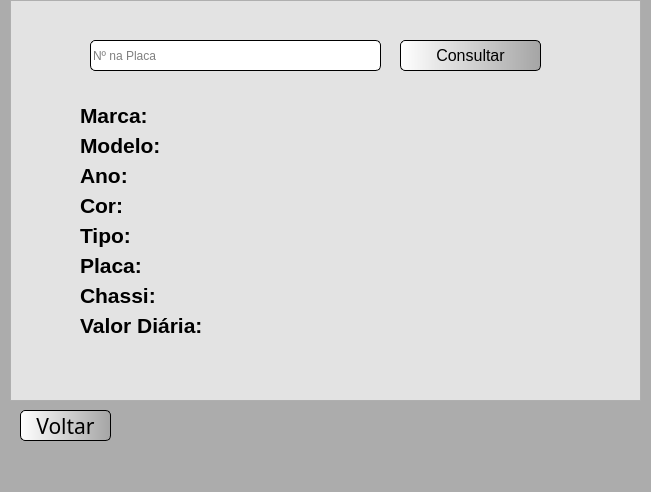
<?xml version="1.0" encoding="UTF-8"?>
<ui version="4.0">
 <class>MainWindow</class>
 <widget class="QMainWindow" name="MainWindow">
  <property name="geometry">
   <rect>
    <x>0</x>
    <y>0</y>
    <width>651</width>
    <height>492</height>
   </rect>
  </property>
  <property name="windowTitle">
   <string>MainWindow</string>
  </property>
  <property name="styleSheet">
   <string notr="true">background-color: rgb(172, 172, 172);</string>
  </property>
  <widget class="QWidget" name="centralwidget">
   <widget class="QLabel" name="logoLoCarPequeno">
    <property name="geometry">
     <rect>
      <x>560</x>
      <y>0</y>
      <width>71</width>
      <height>51</height>
     </rect>
    </property>
    <property name="styleSheet">
     <string notr="true">background-color: rgb(172, 172, 172);</string>
    </property>
    <property name="text">
     <string/>
    </property>
    <property name="pixmap">
     <pixmap>../../AppData/PycharmProjects/LoCar/imagens/808107201585380077-64.png</pixmap>
    </property>
   </widget>
   <widget class="QPushButton" name="btVoltar">
    <property name="geometry">
     <rect>
      <x>20</x>
      <y>410</y>
      <width>91</width>
      <height>31</height>
     </rect>
    </property>
    <property name="font">
     <font>
      <family>Dubai</family>
      <pointsize>16</pointsize>
     </font>
    </property>
    <property name="cursor">
     <cursorShape>PointingHandCursor</cursorShape>
    </property>
    <property name="styleSheet">
     <string notr="true">QPushButton{
background-color: qlineargradient(spread:pad, x1:0, y1:0, x2:1, y2:0, stop:0 rgba(255, 255, 255, 255), stop:1 rgba(165, 165, 165, 255));
border-radius: 5px;
border-style: outset;
border-width: 1px;
border-color: black;

}

QPushButton:hover{
background-color: qlineargradient(spread:pad, x1:0, y1:0, x2:1, y2:0, stop:0 rgba(255, 248, 0, 255), stop:1 rgba(255, 134, 73, 255));
}

</string>
    </property>
    <property name="text">
     <string>Voltar</string>
    </property>
   </widget>
   <widget class="QFrame" name="frameConVeiculo">
    <property name="geometry">
     <rect>
      <x>10</x>
      <y>0</y>
      <width>631</width>
      <height>401</height>
     </rect>
    </property>
    <property name="styleSheet">
     <string notr="true">background-color: rgb(227, 227, 227);
</string>
    </property>
    <property name="frameShape">
     <enum>QFrame::StyledPanel</enum>
    </property>
    <property name="frameShadow">
     <enum>QFrame::Raised</enum>
    </property>
    <widget class="QLabel" name="labelNomeFunc">
     <property name="geometry">
      <rect>
       <x>160</x>
       <y>90</y>
       <width>371</width>
       <height>31</height>
      </rect>
     </property>
     <property name="font">
      <font>
       <pointsize>16</pointsize>
       <weight>50</weight>
       <bold>false</bold>
      </font>
     </property>
     <property name="text">
      <string/>
     </property>
    </widget>
    <widget class="QLabel" name="labelLoginFunc">
     <property name="geometry">
      <rect>
       <x>160</x>
       <y>130</y>
       <width>131</width>
       <height>31</height>
      </rect>
     </property>
     <property name="font">
      <font>
       <pointsize>16</pointsize>
       <weight>50</weight>
       <bold>false</bold>
      </font>
     </property>
     <property name="text">
      <string/>
     </property>
    </widget>
    <widget class="QLabel" name="labelMatriculaFunc">
     <property name="geometry">
      <rect>
       <x>200</x>
       <y>170</y>
       <width>151</width>
       <height>31</height>
      </rect>
     </property>
     <property name="font">
      <font>
       <pointsize>16</pointsize>
       <weight>50</weight>
       <bold>false</bold>
      </font>
     </property>
     <property name="text">
      <string/>
     </property>
    </widget>
    <widget class="QPushButton" name="btConsultarVeiculo">
     <property name="geometry">
      <rect>
       <x>390</x>
       <y>40</y>
       <width>141</width>
       <height>31</height>
      </rect>
     </property>
     <property name="font">
      <font>
       <pointsize>12</pointsize>
      </font>
     </property>
     <property name="whatsThis">
      <string>&lt;html&gt;&lt;head/&gt;&lt;body&gt;&lt;p&gt;Consultar veiculo&lt;/p&gt;&lt;/body&gt;&lt;/html&gt;</string>
     </property>
     <property name="styleSheet">
      <string notr="true">QPushButton{
background-color: qlineargradient(spread:pad, x1:0, y1:0, x2:1, y2:0, stop:0 rgba(255, 255, 255, 255), stop:1 rgba(165, 165, 165, 255));
border-style: outset;
border-width: 1px;
border-color: black;
border-radius: 5px;
}

QPushButton:hover{
background-color: qlineargradient(spread:pad, x1:0, y1:0, x2:1, y2:0, stop:0 rgba(19, 226, 4, 255), stop:1 rgba(148, 209, 6, 255));
}


</string>
     </property>
     <property name="text">
      <string>Consultar</string>
     </property>
    </widget>
    <widget class="QLineEdit" name="tbNumeroPlaca">
     <property name="geometry">
      <rect>
       <x>80</x>
       <y>40</y>
       <width>291</width>
       <height>31</height>
      </rect>
     </property>
     <property name="styleSheet">
      <string notr="true">background-color: rgb(255, 255, 255);
border-radius: 5px;
border-style: outset;
border-width: 1px;
border-color: black;</string>
     </property>
     <property name="placeholderText">
      <string>Nº na Placa</string>
     </property>
    </widget>
    <widget class="QLabel" name="labelPlacaVei">
     <property name="geometry">
      <rect>
       <x>150</x>
       <y>250</y>
       <width>201</width>
       <height>31</height>
      </rect>
     </property>
     <property name="font">
      <font>
       <pointsize>16</pointsize>
       <weight>50</weight>
       <bold>false</bold>
      </font>
     </property>
     <property name="text">
      <string/>
     </property>
    </widget>
    <widget class="QLabel" name="labelCorVei">
     <property name="geometry">
      <rect>
       <x>130</x>
       <y>190</y>
       <width>191</width>
       <height>31</height>
      </rect>
     </property>
     <property name="font">
      <font>
       <pointsize>16</pointsize>
       <weight>50</weight>
       <bold>false</bold>
      </font>
     </property>
     <property name="text">
      <string/>
     </property>
    </widget>
    <widget class="QLabel" name="labelModeloVei">
     <property name="geometry">
      <rect>
       <x>167</x>
       <y>130</y>
       <width>361</width>
       <height>31</height>
      </rect>
     </property>
     <property name="font">
      <font>
       <pointsize>16</pointsize>
       <weight>50</weight>
       <bold>false</bold>
      </font>
     </property>
     <property name="text">
      <string/>
     </property>
    </widget>
    <widget class="QLabel" name="tagEnderecoCliente">
     <property name="geometry">
      <rect>
       <x>70</x>
       <y>250</y>
       <width>71</width>
       <height>31</height>
      </rect>
     </property>
     <property name="font">
      <font>
       <pointsize>16</pointsize>
       <weight>75</weight>
       <bold>true</bold>
      </font>
     </property>
     <property name="text">
      <string>Placa:</string>
     </property>
    </widget>
    <widget class="QLabel" name="tagMarcaVeiculo">
     <property name="geometry">
      <rect>
       <x>70</x>
       <y>100</y>
       <width>71</width>
       <height>31</height>
      </rect>
     </property>
     <property name="font">
      <font>
       <pointsize>16</pointsize>
       <weight>75</weight>
       <bold>true</bold>
      </font>
     </property>
     <property name="text">
      <string>Marca:</string>
     </property>
    </widget>
    <widget class="QLabel" name="tagModeloVeiculo">
     <property name="geometry">
      <rect>
       <x>70</x>
       <y>130</y>
       <width>91</width>
       <height>31</height>
      </rect>
     </property>
     <property name="font">
      <font>
       <pointsize>16</pointsize>
       <weight>75</weight>
       <bold>true</bold>
      </font>
     </property>
     <property name="text">
      <string>Modelo:</string>
     </property>
    </widget>
    <widget class="QLabel" name="tagCNHCliente">
     <property name="geometry">
      <rect>
       <x>70</x>
       <y>190</y>
       <width>51</width>
       <height>31</height>
      </rect>
     </property>
     <property name="font">
      <font>
       <pointsize>16</pointsize>
       <weight>75</weight>
       <bold>true</bold>
      </font>
     </property>
     <property name="text">
      <string>Cor:</string>
     </property>
    </widget>
    <widget class="QLabel" name="tagAnoVeiculo">
     <property name="geometry">
      <rect>
       <x>70</x>
       <y>160</y>
       <width>51</width>
       <height>31</height>
      </rect>
     </property>
     <property name="font">
      <font>
       <pointsize>16</pointsize>
       <weight>75</weight>
       <bold>true</bold>
      </font>
     </property>
     <property name="text">
      <string>Ano:</string>
     </property>
    </widget>
    <widget class="QLabel" name="labelMarcaVei">
     <property name="geometry">
      <rect>
       <x>150</x>
       <y>100</y>
       <width>371</width>
       <height>31</height>
      </rect>
     </property>
     <property name="font">
      <font>
       <pointsize>16</pointsize>
       <weight>50</weight>
       <bold>false</bold>
      </font>
     </property>
     <property name="text">
      <string/>
     </property>
    </widget>
    <widget class="QLabel" name="labelTipoVei">
     <property name="geometry">
      <rect>
       <x>140</x>
       <y>220</y>
       <width>111</width>
       <height>31</height>
      </rect>
     </property>
     <property name="font">
      <font>
       <pointsize>16</pointsize>
       <weight>50</weight>
       <bold>false</bold>
      </font>
     </property>
     <property name="text">
      <string/>
     </property>
    </widget>
    <widget class="QLabel" name="tagTelefoneCliente">
     <property name="geometry">
      <rect>
       <x>70</x>
       <y>220</y>
       <width>61</width>
       <height>31</height>
      </rect>
     </property>
     <property name="font">
      <font>
       <pointsize>16</pointsize>
       <weight>75</weight>
       <bold>true</bold>
      </font>
     </property>
     <property name="text">
      <string>Tipo: </string>
     </property>
    </widget>
    <widget class="QLabel" name="labelAnoVei">
     <property name="geometry">
      <rect>
       <x>130</x>
       <y>160</y>
       <width>101</width>
       <height>31</height>
      </rect>
     </property>
     <property name="font">
      <font>
       <pointsize>16</pointsize>
       <weight>50</weight>
       <bold>false</bold>
      </font>
     </property>
     <property name="text">
      <string/>
     </property>
    </widget>
    <widget class="QLabel" name="tagEnderecoCliente_2">
     <property name="geometry">
      <rect>
       <x>70</x>
       <y>280</y>
       <width>81</width>
       <height>31</height>
      </rect>
     </property>
     <property name="font">
      <font>
       <pointsize>16</pointsize>
       <weight>75</weight>
       <bold>true</bold>
      </font>
     </property>
     <property name="text">
      <string>Chassi:</string>
     </property>
    </widget>
    <widget class="QLabel" name="labelChassiVei">
     <property name="geometry">
      <rect>
       <x>160</x>
       <y>280</y>
       <width>401</width>
       <height>31</height>
      </rect>
     </property>
     <property name="font">
      <font>
       <pointsize>16</pointsize>
       <weight>50</weight>
       <bold>false</bold>
      </font>
     </property>
     <property name="text">
      <string/>
     </property>
    </widget>
    <widget class="QLabel" name="tagEnderecoCliente_3">
     <property name="geometry">
      <rect>
       <x>70</x>
       <y>310</y>
       <width>141</width>
       <height>31</height>
      </rect>
     </property>
     <property name="font">
      <font>
       <pointsize>16</pointsize>
       <weight>75</weight>
       <bold>true</bold>
      </font>
     </property>
     <property name="text">
      <string>Valor Diária:</string>
     </property>
    </widget>
    <widget class="QLabel" name="labelValorDiariaVei">
     <property name="geometry">
      <rect>
       <x>220</x>
       <y>310</y>
       <width>131</width>
       <height>31</height>
      </rect>
     </property>
     <property name="font">
      <font>
       <pointsize>16</pointsize>
       <weight>50</weight>
       <bold>false</bold>
      </font>
     </property>
     <property name="text">
      <string/>
     </property>
    </widget>
   </widget>
  </widget>
  <widget class="QMenuBar" name="menubar">
   <property name="geometry">
    <rect>
     <x>0</x>
     <y>0</y>
     <width>651</width>
     <height>21</height>
    </rect>
   </property>
  </widget>
  <widget class="QStatusBar" name="statusbar"/>
 </widget>
 <resources/>
 <connections/>
</ui>
